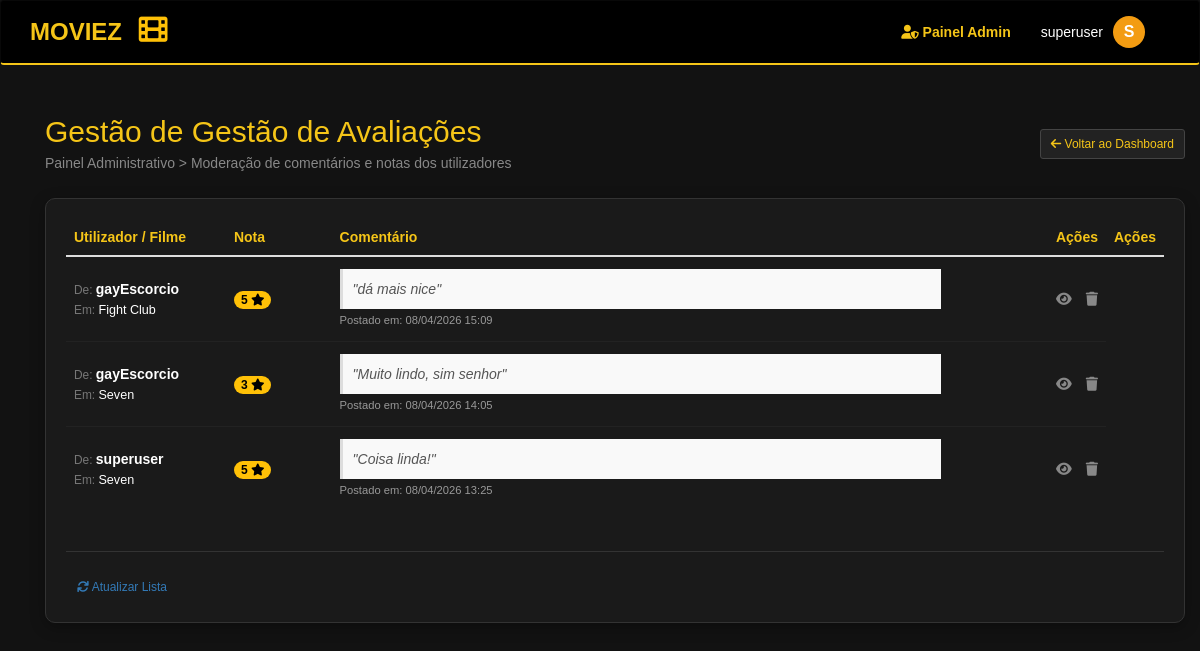
/dashboard/avaliacoes/ (signed in), run on an earlier commit of the app's database.
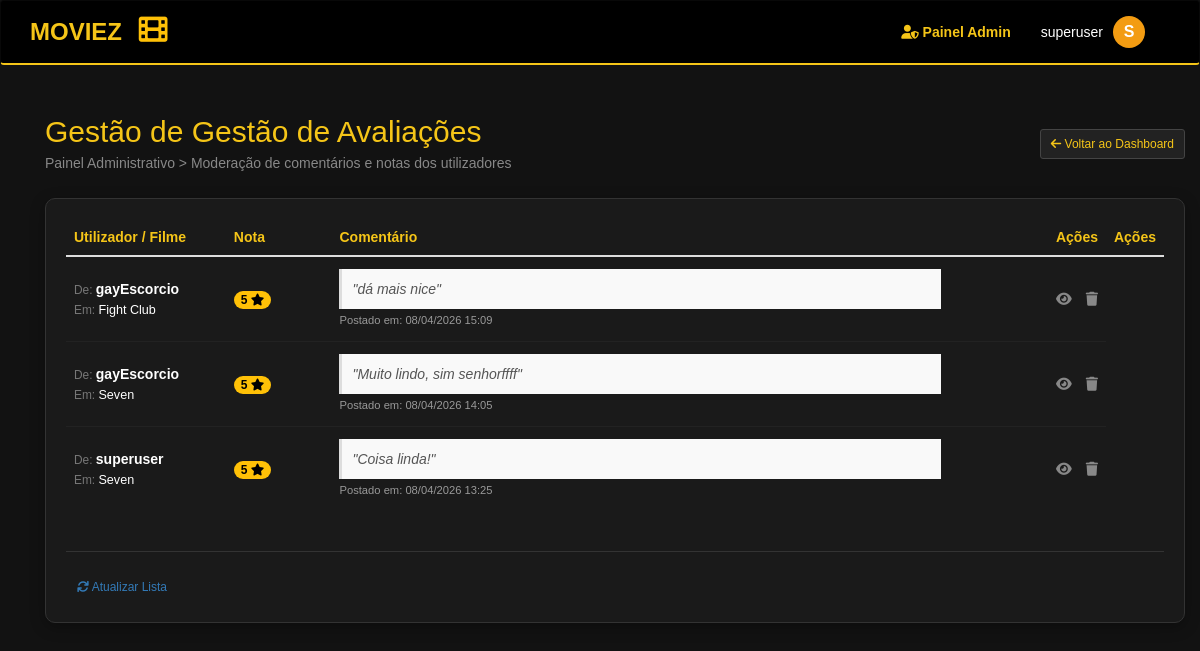
And on a later commit of the database.
### app/models.py (models this page shows, shortened)
class Avaliacao(models.Model):
    filme = models.ForeignKey(Filme, on_delete=models.CASCADE, related_name='avaliacoes')
    utilizador = models.ForeignKey(User, on_delete=models.CASCADE)
    nota = models.IntegerField(choices=[(i, i) for i in range(1, 6)]) # 1 a 5 estrelas
    comentario = models.TextField(blank=True, null=True)
    data_postagem = models.DateTimeField(default=timezone.now)
    class Meta:
        unique_together = ('filme', 'utilizador') # Um user só dá uma nota por filme

class Filme(models.Model):
    titulo = models.CharField(max_length=100)
    data_lancamento = models.DateField()
    sinopse = models.TextField(blank=True, null=True)
    cartaz = models.URLField(max_length=500, null=True, blank=True)
    realizador = models.ForeignKey(Realizador, on_delete=models.CASCADE)
    generos = models.ManyToManyField(Genero, related_name='filmes')
    atores = models.ManyToManyField(Ator)

### app/views.py (the view)
# urls.py: path('dashboard/avaliacoes/', views.admin_avaliacoes, name='admin_avaliacoes'),
@user_passes_test(lambda u: u.is_superuser)
def admin_avaliacoes(request):
    avaliacoes = Avaliacao.objects.all().order_by('-data_postagem')
    return render(request, 'relAdmin/admin_avaliacoes.html', {'itens': avaliacoes})

### app/templates/relAdmin/admin_avaliacoes.html
{% extends "relAdmin/admin_base_gestao.html" %}
{% block titulo_pagina %}Gestão de Avaliações{% endblock %}
{% block sub_titulo %}Moderação de comentários e notas dos utilizadores{% endblock %}
{% block cabecalhos_tabela %}
    <th style="width: 15%;">Utilizador / Filme</th>
    <th style="width: 10%;">Nota</th>
    <th style="width: 60%;">Comentário</th>
    <th style="text-align: right; width: 15%;">Ações</th>
{% endblock %}
{% block linhas_tabela %}
    {% for av in itens %}
    <tr>
        <td>
            <small class="text-muted">De: </small><strong>{{ av.utilizador.username }}</strong><br>
            <small class="text-muted">Em: </small><span style="font-size: 0.9em;">{{ av.filme.titulo }}</span>
        </td>
        <td>
            <span class="badge" style="background-color: #ffc107; color: #000;">
                {{ av.nota }} <i class="fas fa-star"></i>
            </span>
        </td>
        <td>
            <div style="background: #f9f9f9; padding: 10px; border-left: 3px solid #ddd; font-style: italic; color: #555;">
                "{{ av.comentario|default:"Sem comentário." }}"
            </div>
            <small style="color: #999; font-size: 0.8em;">Postado em: {{ av.data_postagem|date:"d/m/Y H:i" }}</small>
        </td>
        <td style="text-align: right; vertical-align: middle;">
            <a href="{% url 'detalhe_filme' av.filme.id %}?origem=admin_avaliacoes" class="btn-acao" title="Ver no Filme">
                <i class="fas fa-eye"></i>
            </a>
            <a href="{% url 'apagar_avaliacao' av.id %}"
               class="btn-acao btn-delete"
               onclick="return confirm('Tem a certeza que deseja eliminar este comentário?');"
               title="Eliminar Avaliação">
                <i class="fas fa-trash"></i>
            </a>
        </td>
    </tr>
    {% endfor %}
{% endblock %}
{% block botao_adicionar %}
    <a href="." class="btn btn-secondary btn-sm">
        <i class="fas fa-sync"></i> Atualizar Lista
    </a>
{% endblock %}

What changed in the data, as far as the page shows it:
changed Avaliacao: nota "3" → "5"; comentario "Muito lindo, sim senhor" → "Muito lindo, sim senhorffff"
